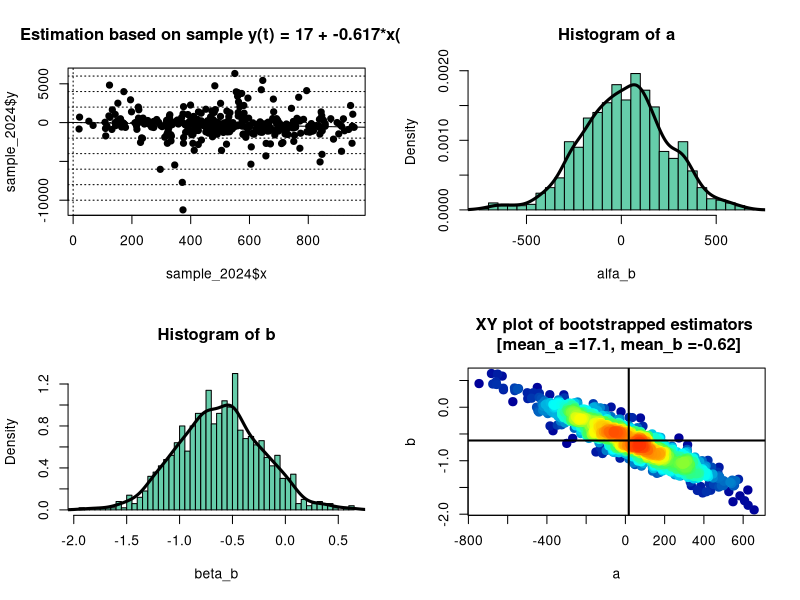

Write the R code that produced this figure.
###### Start  ##################################################
###### Check, installation and loading of required packages #######
requiredPackages = c( "readr", "RColorBrewer") # list of required packages
for(i in requiredPackages){if(!require(i,character.only = TRUE)) install.packages(i)}
for(i in requiredPackages){if(!require(i,character.only = TRUE)) library(i,character.only = TRUE) } 

#set the working directory
#getwd()
#setwd("/")


sample_2024 <- read_csv("sample_2024.csv") # load the sample 

par(mfrow=c(2,2)) # four graphs in one window one above the other (par(mfrow=c(2,2)) - next to each other)

#summary of the data 
summary(sample_2024[,1:2])


# the estimation of based on the sample of 350 observations
mnk <- lm(sample_2024$y~sample_2024$x)
mnk
#estimated coefficients
# summary(mnk)$coefficients[,1][1] extraction of coefficient number 
alfa <- round(summary(mnk)$coefficients[,1][1], digits = 0 )  #rounding coefficient
beta <- round(summary(mnk)$coefficients[,1][2], digits = 3 )  
#scatterplot 
plot(sample_2024$x, sample_2024$y, pch=19, 
     main = paste0("Estimation based on sample y(t) = ", alfa," + ",beta,"*x(t)" ))
abline(h=(-20:25)*2000, lty=3) #adding lines in the background (horizontal)
abline(v=(-20:25)*2000, lty=3) #adding lines in the background (vertical)
abline(mnk) #adding trend line from regression

# START the bootsrap procedure

# bootstrap 
# A. discussion of the function sample 
#takes a sample of the specified size from the elements of x using either with or without replacement.
#arguments of the function:
#1) 1:nrow(sample_2024) (350) - a set from which we are drawing elements  
#2) nrow(sample_2024) - number of elements to choose to a new sample
#3) should sampling be with replacement? replace=TRUE yes with replacement 
sample_b_ind_ewa <-sample(1:nrow(sample_2024), nrow(sample_2024), replace=TRUE)
sample_b_ind_ewa # a vector consisting of 350 elements index of each row in sample all 
table(sample_b_ind_ewa)
# B. we need to draw randomly with replacement a set of observations from sample_2024
#1. select randomly with replacement an index rows with function (sample)
#2. then subset sample_2024 to the rows selected by function (sample sample_b_ind)
sample_b_ewa<-sample_2024[sample_b_ind_ewa,] 
# sample_b - choosing row indexes from sample all 
#3. perform regression on sample_b 
#4. store results of a regression to a vector alfa_b and beta_b
# repeat the process 1000 times 

#repeat the process 1000
# input object to the loop epmty vectors before a loop to store obtained results 
#(like an empty page to store results)
sample_b_ind  <-0
alfa_b <- 0
beta_b <- 0
B <- 1000 # Bootsprap iterations
for(i in 1:B){
  sample_b_ind <-sample(1:nrow(sample_2024), nrow(sample_2024), replace=TRUE) #label draw
  sample_b <- sample_2024[sample_b_ind,] 
  mnk_b <- lm(sample_b$y~sample_b$x)
  
  alfa_b[i] <- summary(mnk_b)$coefficients[,1][1]  
  beta_b[i] <- summary(mnk_b)$coefficients[,1][2]  }
# END  
alfa_b 
beta_b 

# distribution of a and b estimates


#histogram for alfa_a
hist(alfa_b, main="Histogram of a", col="aquamarine3", breaks=50, probability=TRUE)
lines(density(alfa_b), lwd=3)
#summary of coefficient alfa_a
summary(alfa_b)
#histogram for alfa_b
hist(beta_b, main="Histogram of b", col="aquamarine3", breaks=50, probability=TRUE)
lines(density(beta_b), lwd=3)
#summary of coefficient alfa_b
summary(beta_b)

############################### function start ###################################
# distribution of a and b as XY plot
#creating a function that will help to make a graph (scatterplot of x and y estimates of 1000 repetitions)
#densCols produces a vector containing colors which encode the local densities at each point in a scatterplot.
plot_colorByDensity = function(x1,x2,
                               ylim=c(min(x2),max(x2)),
                               xlim=c(min(x1),max(x1)),
                               xlab="",ylab="",main="") {
  df <- data.frame(x1,x2)
  x <- densCols(x1,x2, colramp=colorRampPalette(c("black", "white")))
  df$dens <- col2rgb(x)[1,] + 1L
  cols <-  colorRampPalette(c("#000099", "#00FEFF", "#45FE4F","#FCFF00", "#FF9400", "#FF3100"))(256)
  df$col <- cols[df$dens]
  plot(x2~x1, data=df[order(df$dens),], 
       ylim=ylim,xlim=xlim,pch=20,col=col,
       cex=2,xlab=xlab,ylab=ylab,
       main=main)}
############################### function end ###################################
#using the above function on our data
plot_colorByDensity(alfa_b,beta_b,xlab="a",ylab="b",
                    main = paste0("XY plot of bootstrapped estimators \n [mean_a =", round( mean(alfa_b),1), ", mean_b =", round( mean(beta_b),2), "]"))
abline(h=mean(beta_b), v=mean(alfa_b), lwd=2)